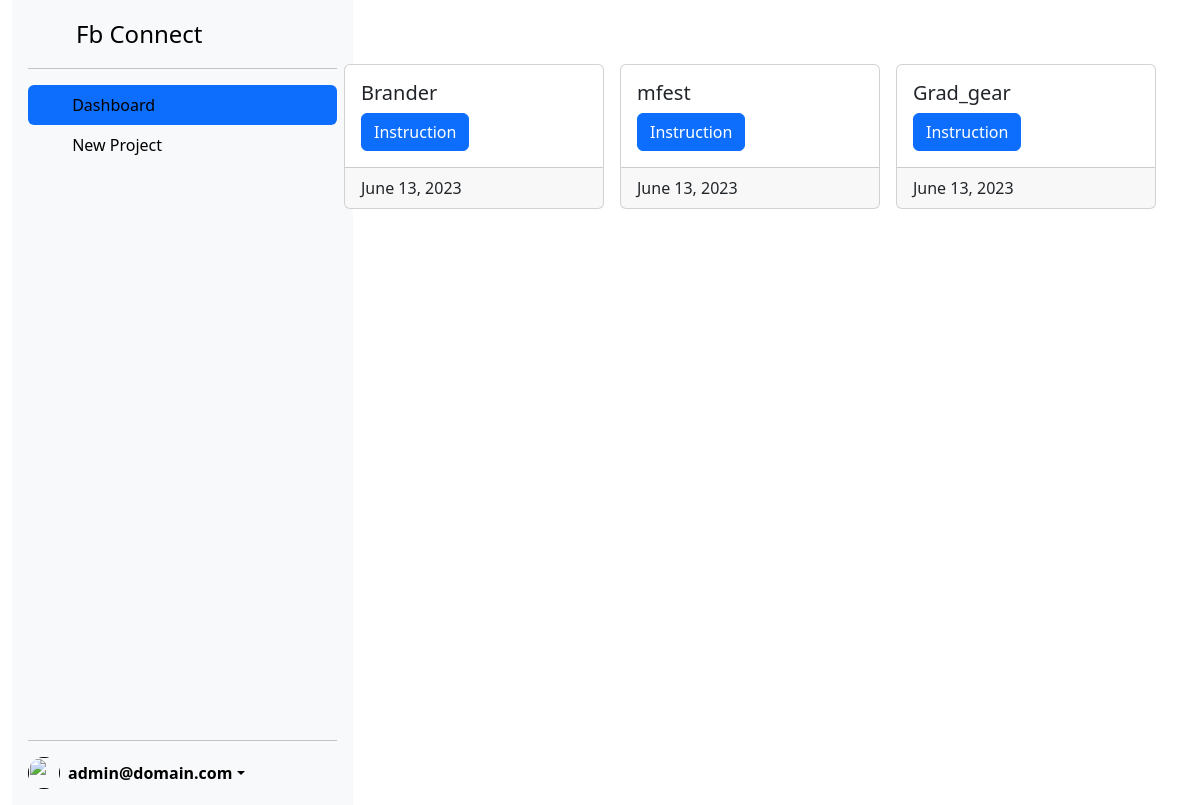
Page /projects/ (signed in) on the earlier database version.
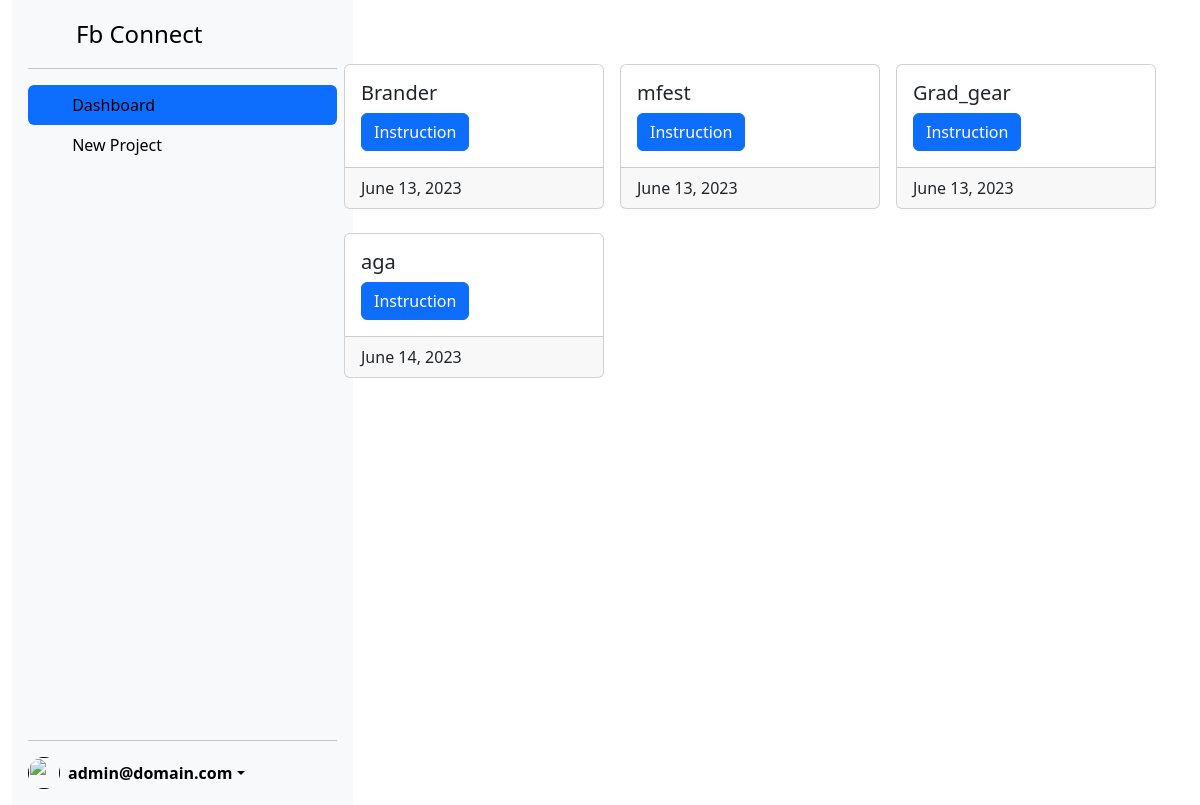
Same page on the later database version.
### authentication/models.py (models this page shows)
class CustomUser(AbstractBaseUser, PermissionsMixin):
    username = models.CharField(max_length=100, blank=True)
    email = models.EmailField(unique=True)
    password = models.CharField(max_length=100, validators=[MinLengthValidator(4)])
    is_staff = models.BooleanField(default=False)
    fb_app_id = models.CharField(max_length=200, blank=True)
    fb_account_secret = models.CharField(max_length=200, blank=True)
    fb_access_token = models.CharField(max_length=200, blank=True)
    USERNAME_FIELD = 'email'
    objects = CustomUserManager()

### datatransfer/models.py (models this page shows, shortened)
class Project(models.Model):
    project_name = models.CharField(max_length=30)
    user = models.ForeignKey(CustomUser, on_delete=models.CASCADE, related_name='user')
    account_id = models.CharField(max_length=50, blank=True)
    filename_to_transfer = models.CharField(max_length=50, blank=True)
    date_create = models.DateField(auto_now_add=True)
    ssh_key = models.CharField(max_length=30, blank=True)

### datatransfer/views.py (the view)
# urls.py: path('', views.projects_main, name='projects'),
def projects_main(request):
    if not request.user.is_authenticated:
        return redirect('projects')
    if request.user.is_authenticated:
        projects = Project.objects.filter(user=request.user.pk)
        return render(request, 'projects_page.html', {'projects': projects})

### datatransfer/templates/projects_page.html (shortened to what this page needs)
<!DOCTYPE html>
<html lang="en">
<head>
    <link href="https://cdn.jsdelivr.net/npm/bootstrap@5.3.0-alpha3/dist/css/bootstrap.min.css" rel="stylesheet">
</head>
<body>
<div class="container-fluid">
<div class="row">
    <div class="col-3">
<div class="d-flex flex-column flex-shrink-0 p-3 bg-body-tertiary" style="width: 341px; height: 805px;">
    <a href="/" class="d-flex align-items-center mb-3 mb-md-0 me-md-auto link-body-emphasis text-decoration-none">
      <svg class="bi pe-none me-2" width="40" height="32"><use xlink:href="{% url 'projects' %}"></use></svg>
      <span class="fs-4">Fb Connect</span>
    </a>
    <hr>
    <ul class="nav nav-pills flex-column mb-auto">
      <li>
        <a href="" class="nav-link link-body-emphasis active">
          <svg class="bi pe-none me-2" width="16" height="16"><use xlink:href="#speedometer2"></use></svg>
          Dashboard
        </a>
      </li>
              <li>
        <a href="{% url 'create-project'%}" class="nav-link link-body-emphasis">
          <svg class="bi pe-none me-2" width="16" height="16"><use xlink:href="#speedometer2"></use></svg>
          New Project
        </a>
      </li>
    </ul>
    <hr>
    <div class="dropdown">
      <a href="" class="d-flex align-items-center link-body-emphasis text-decoration-none dropdown-toggle" data-bs-toggle="dropdown" aria-expanded="false">
        <img src="https://pbs.twimg.com/profile_images/1646955748444852231/XGehZ_9v_400x400.jpg" alt="" width="32" height="32" class="rounded-circle me-2">
        <strong>{{ user.email }}</strong>
      </a>
    </div>
  </div>
    </div>
    <div class="col-9 p-5">
        <div class="row">
            {% for i in projects %}
  <div class="col-sm-4 mb-3 mb-sm-0 p-2 g-2">
    <div class="card">
      <div class="card-body">
        <h5 class="card-title">{{ i.project_name }}</h5>
        <a href="{% url 'project-detail' i.pk %}" class="btn btn-primary">Instruction</a>
      </div>
        <div class="card-footer">{{ i.date_create }}</div>
    </div>
  </div>
{% endfor %}
</div>
    </div>
    </div>
    </div>
</body>
</html>

Differences in the rows shown:
added Project: project_name "aga", date_create "June 14, 2023"
